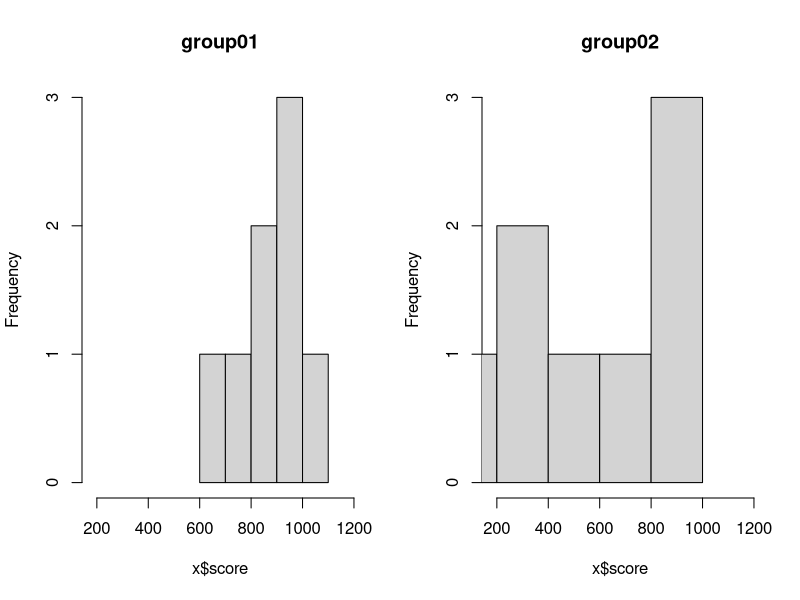

Generate this figure with R: (Note: this script raises an error after producing the figure.)
#... create data

group = paste("group0",c(rep(1,8),rep(2,8)),sep="")
score = c(749,901,849,698,816,1076,966,916,
          182,287,859,438,974,924,235,770)

#...create the data.frame()
exampleData = data.frame(group,score)

#...illustrate ranking 
#...note the statistical tests will do this for us
exampleData$rank = rank(exampleData$score, 
                        ties.method = "average")


#...visually inspect the data
head(exampleData)

#...check coding of variables
str(exampleData)

#...get descriptives
library(psych)
describeBy(exampleData$score, exampleData$group, mat=TRUE)
#...examine distributions
par(mfrow=c(1,2))
by(exampleData, exampleData$group, function(x)
  hist(x$score, 
       xlim=c(min(exampleData$score),
              max(exampleData$score+100)),
       main = unique(x$group)))

#...test normality
by(exampleData, 
   exampleData$group, 
   function(x)
     shapiro.test(x$score))

#...test homogeneity of variance
library(car)
leveneTest(score ~ group, #...formula
           data = exampleData,   #...dataframe
           center = median)  #...center method

t.test(score~group, #...formula
       data=exampleData, #...dataframe
       paired = FALSE,   #dependent vs. independent
       var.equal = FALSE)  #do not used pooled var.


wilcox.test(score ~ group, #...formula
            data = exampleData, #...dataframe
            paired =FALSE,  # independent t-test
            exact = FALSE,  # should an exact p value be calcualted
            correct = TRUE)  #...apply continuity correction
